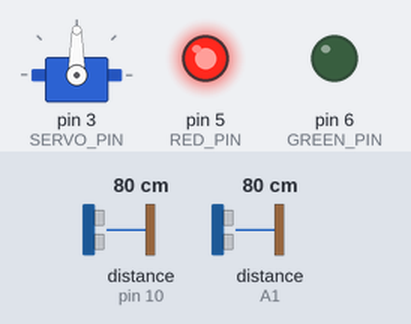
Bench run of a sketch on a simulated Arduino Uno, built with avr-gcc and run on an emulated ATmega328P. Shown: servo, output pins drawn as LEDs (lit = HIGH). Wiring (inferred from the names in the program): ultrasonic range finder: trigger A0; echo A1. Inputs (shaded band) come from the test bench; at power-on: distance to the obstacle (sensors on A1, pin 10) 80 cm. The echo pulse lasts 58.3 µs per cm; pins used as bus, display or sensor lines are not drawn.

Above: at 1.2 s.
1.3 s: distance to the obstacle (sensor on A1) set to 7 cm
2.8 s: distance to the obstacle (sensor on A1) set to 4 cm
At 3.2 s:
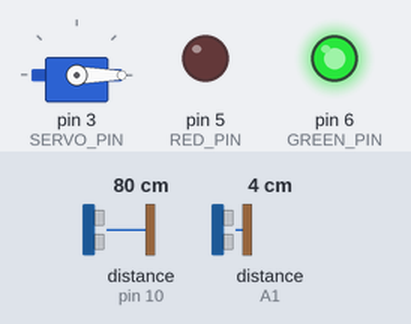
Timing chart, 0 to 5.8 s (numbered marks = the images above; inputs shaded):
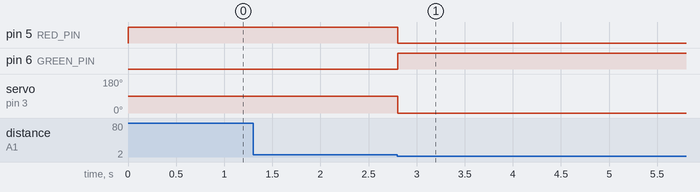

Measured:
- the behaviour switches between 6 and 5 cm on distance to the obstacle (sensor on A1) (found by bisection; images 0 and 1)
- after the input at 1.3 s, every drawn part: stays the same
- after the input at 2.8 s, pin 5 (RED_PIN): HIGH → LOW at once; pin 6 (GREEN_PIN): LOW → HIGH at once; servo on pin 3 (SERVO_PIN): 90° → 0° at once

The sketch:

exit.ino
```cpp
#include <Servo.h>

const int RED_PIN = 5;
const int GREEN_PIN = 6;

const int TRIG1_PIN = A0;
const int ECHO1_PIN = A1;

const int TRIG2_PIN = 9;
const int ECHO2_PIN = 10;

int distance1;
int distance2;

const int SERVO_PIN = 3;

Servo myservo;

void close() {
  myservo.write(90);
}

void open() {
  myservo.write(0);
}

void turnOnLED(int LED_PIN) {
  digitalWrite(LED_PIN, HIGH);
}

void turnOffLED(int LED_PIN) {
  digitalWrite(LED_PIN, LOW);
}

int getDistance(int TRIG_PIN, int ECHO_PIN) {
  int duration;

  digitalWrite(TRIG_PIN, LOW);
  delayMicroseconds(2);

  digitalWrite(TRIG_PIN, HIGH);
  delayMicroseconds(10);
  digitalWrite(TRIG_PIN, LOW);

  duration = pulseIn(ECHO_PIN, HIGH);

  if(TRIG_PIN == A0) {
    distance1 = duration * 0.034 / 2;
    return distance1;
  } else {
    distance2 = duration * 0.034 / 2;
    return distance2;
  }
}


void setup() {
  pinMode(RED_PIN, OUTPUT);
  pinMode(GREEN_PIN, OUTPUT);

  pinMode(TRIG1_PIN, OUTPUT);
  pinMode(ECHO1_PIN, INPUT);

  pinMode(TRIG2_PIN, OUTPUT);
  pinMode(ECHO2_PIN, INPUT);

  myservo.attach(SERVO_PIN);

  Serial.begin(9600);

  turnOnLED(RED_PIN);
}

void loop() {
  getDistance(TRIG1_PIN, ECHO1_PIN);
  if(distance1 < 5 && distance1 > 0) {
    open();
    turnOffLED(RED_PIN);
    turnOnLED(GREEN_PIN);
    distance2 = 100;
    while(distance2 > 5) {
      getDistance(TRIG2_PIN, ECHO2_PIN);

      delay(10);
    }
    for(int i = 0; i < 10; i++) {
      turnOnLED(GREEN_PIN);
      delay(100);
      turnOffLED(GREEN_PIN);
      delay(100);
    }

    turnOnLED(RED_PIN);
    close();
  }

  delay(10);
}
```
